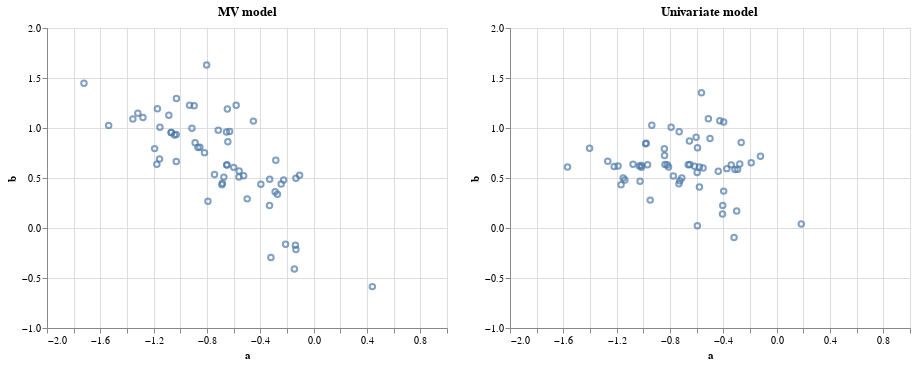

The notebook cell saved with this chart:
### Code cell
alt.Chart(mv_df).mark_point().encode(
    alt.X('a', scale=alt.Scale(domain=[-2,1])), 
    alt.Y('b', scale=alt.Scale(domain=[-1,2])), 
).properties(title='MV model') | alt.Chart(uni_df).mark_point().encode(
    alt.X('a', scale=alt.Scale(domain=[-2,1])), 
    alt.Y('b', scale=alt.Scale(domain=[-1,2])),
).properties(title="Univariate model")

### Figure 1 — Vega-Lite specification as saved in the notebook (floating-point values rounded to 4 significant figures)
{"config": {"view": {"continuousWidth": 400, "continuousHeight": 300}}, "hconcat": [{"data": {"name": "data-a7df272474343ed952b1d419b21071fb"}, "mark": "point", "encoding": {"x": {"field": "a", "scale": {"domain": [-2, 1]}, "type": "quantitative"}, "y": {"field": "b", "scale": {"domain": [-1, 2]}, "type": "quantitative"}}, "title": "MV model"}, {"data": {"name": "data-3fee9ac8deb9850b17b98a44f433c848"}, "mark": "point", "encoding": {"x": {"field": "a", "scale": {"domain": [-2, 1]}, "type": "quantitative"}, "y": {"field": "b", "scale": {"domain": [-1, 2]}, "type": "quantitative"}}, "title": "Univariate model"}], "$schema": "https://vega.github.io/schema/vega-lite/v4.17.0.json", "datasets": {"data-a7df272474343ed952b1d419b21071fb": [{"district": 0, "rural": 0.1815, "urban": 0.3767, "a": -1.537, "b": 1.026, "model": "multivariate"}, {"district": 1, "rural": 0.347, "urban": 0.495, "a": -0.6513, "b": 0.6288, "model": "multivariate"}, {"district": 2, "rural": 0.3571, "urban": 0.5752, "a": -0.6304, "b": 0.9647, "model": "multivariate"}, {"district": 3, "rural": 0.3152, "urban": 0.685, "a": -0.8025, "b": 1.63, "model": "multivariate"}, {"district": 4, "rural": 0.3458, "urban": 0.4958, "a": -0.651, "b": 0.6326, "model": "multivariate"}, {"district": 5, "rural": 0.2664, "urban": 0.5618, "a": -1.029, "b": 1.294, "model": "multivariate"}, {"district": 6, "rural": 0.3047, "urban": 0.4896, "a": -0.8532, "b": 0.8084, "model": "multivariate"}, {"district": 7, "rural": 0.3451, "urban": 0.5695, "a": -0.654, "b": 0.9595, "model": "multivariate"}, {"district": 8, "rural": 0.2923, "urban": 0.5197, "a": -0.9128, "b": 0.998, "model": "multivariate"}, {"district": 9, "rural": 0.2268, "urban": 0.4603, "a": -1.28, "b": 1.104, "model": "multivariate"}, {"district": 10, "rural": 0.1609, "urban": 0.439, "a": -1.723, "b": 1.448, "model": "multivariate"}, {"district": 11, "rural": 0.3383, "urban": 0.4404, "a": -0.6883, "b": 0.4323, "model": "multivariate"}, {"district": 12, "rural": 0.3819, "urban": 0.4513, "a": -0.4984, "b": 0.2913, "model": "multivariate"}, {"district": 13, "rural": 0.3632, "urban": 0.6548, "a": -0.5812, "b": 1.228, "model": "multivariate"}, {"district": 14, "rural": 0.3404, "urban": 0.4442, "a": -0.6846, "b": 0.4473, "model": "multivariate"}, {"district": 15, "rural": 0.4316, "urban": 0.5889, "a": -0.2841, "b": 0.6767, "model": "multivariate"}, {"district": 16, "rural": 0.3107, "urban": 0.4851, "a": -0.8188, "b": 0.7536, "model": "multivariate"}, {"district": 17, "rural": 0.2954, "urban": 0.4911, "a": -0.889, "b": 0.8519, "model": "multivariate"}, {"district": 18, "rural": 0.3329, "urban": 0.5606, "a": -0.7155, "b": 0.9787, "model": "multivariate"}, {"district": 19, "rural": 0.3682, "urban": 0.5026, "a": -0.5588, "b": 0.5693, "model": "multivariate"}, {"district": 20, "rural": 0.4238, "urban": 0.3606, "a": -0.3207, "b": -0.2947, "model": "multivariate"}, {"district": 21, "rural": 0.2625, "urban": 0.4742, "a": -1.068, "b": 0.9547, "model": "multivariate"}, {"district": 22, "rural": 0.3022, "urban": 0.4855, "a": -0.8677, "b": 0.8049, "model": "multivariate"}, {"district": 23, "rural": 0.2204, "urban": 0.4613, "a": -1.319, "b": 1.148, "model": "multivariate"}, {"district": 24, "rural": 0.4192, "urban": 0.4747, "a": -0.331, "b": 0.2256, "model": "multivariate"}, {"district": 25, "rural": 0.3595, "urban": 0.5012, "a": -0.5995, "b": 0.6063, "model": "multivariate"}, {"district": 26, "rural": 0.2099, "urban": 0.4378, "a": -1.356, "b": 1.09, "model": "multivariate"}, {"district": 27, "rural": 0.2666, "urban": 0.4156, "a": -1.031, "b": 0.6654, "model": "multivariate"}, {"district": 28, "rural": 0.2585, "urban": 0.5096, "a": -1.086, "b": 1.128, "model": "multivariate"}, {"district": 29, "rural": 0.3907, "urban": 0.6436, "a": -0.4523, "b": 1.069, "model": "multivariate"}, {"district": 30, "rural": 0.4046, "urban": 0.5096, "a": -0.3962, "b": 0.4365, "model": "multivariate"}, {"district": 31, "rural": 0.2612, "urban": 0.4739, "a": -1.069, "b": 0.9559, "model": "multivariate"}, {"district": 32, "rural": 0.2918, "urban": 0.5691, "a": -0.9307, "b": 1.228, "model": "multivariate"}, {"district": 33, "rural": 0.605, "urban": 0.4663, "a": 0.4402, "b": -0.5861, "model": "multivariate"}, {"district": 34, "rural": 0.4201, "urban": 0.5382, "a": -0.3299, "b": 0.488, "model": "multivariate"}, {"district": 35, "rural": 0.3434, "urban": 0.462, "a": -0.6737, "b": 0.5088, "model": "multivariate"}, {"district": 36, "rural": 0.431, "urban": 0.5169, "a": -0.2891, "b": 0.3635, "model": "multivariate"}, {"district": 37, "rural": 0.2474, "urban": 0.5046, "a": -1.172, "b": 1.192, "model": "multivariate"}, {"district": 38, "rural": 0.4343, "urban": 0.5149, "a": -0.2718, "b": 0.3365, "model": "multivariate"}, {"district": 39, "rural": 0.3683, "urban": 0.4879, "a": -0.5607, "b": 0.5109, "model": "multivariate"}, {"district": 40, "rural": 0.4677, "urban": 0.4219, "a": -0.133, "b": -0.2146, "model": "multivariate"}, {"district": 41, "rural": 0.4672, "urban": 0.4295, "a": -0.137, "b": -0.1723, "model": "multivariate"}, {"district": 42, "rural": 0.4454, "urban": 0.5612, "a": -0.225, "b": 0.4798, "model": "multivariate"}, {"district": 43, "rural": 0.266, "urban": 0.4741, "a": -1.044, "b": 0.9309, "model": "multivariate"}, {"district": 44, "rural": 0.2939, "urban": 0.5754, "a": -0.8962, "b": 1.222, "model": "multivariate"}, {"district": 45, "rural": 0.4739, "urban": 0.5992, "a": -0.1057, "b": 0.5273, "model": "multivariate"}, {"district": 46, "rural": 0.3765, "urban": 0.4997, "a": -0.5251, "b": 0.5233, "model": "multivariate"}, {"district": 47, "rural": 0.4409, "urban": 0.547, "a": -0.2436, "b": 0.4395, "model": "multivariate"}, {"district": 48, "rural": 0.2747, "urban": 0.4785, "a": -1.031, "b": 0.9352, "model": "multivariate"}, {"district": 49, "rural": 0.3486, "urban": 0.6226, "a": -0.6471, "b": 1.19, "model": "multivariate"}, {"district": 50, "rural": 0.3485, "urban": 0.5527, "a": -0.6437, "b": 0.8629, "model": "multivariate"}, {"district": 51, "rural": 0.4646, "urban": 0.37, "a": -0.1445, "b": -0.4093, "model": "multivariate"}, {"district": 52, "rural": 0.3322, "urban": 0.4498, "a": -0.7434, "b": 0.5345, "model": "multivariate"}, {"district": 53, "rural": 0.3236, "urban": 0.3798, "a": -0.7928, "b": 0.2664, "model": "multivariate"}, {"district": 54, "rural": 0.4676, "urban": 0.5874, "a": -0.1329, "b": 0.4976, "model": "multivariate"}, {"district": 55, "rural": 0.2395, "urban": 0.4088, "a": -1.193, "b": 0.7938, "model": "multivariate"}, {"district": 56, "rural": 0.4491, "urban": 0.4118, "a": -0.2105, "b": -0.1632, "model": "multivariate"}, {"district": 57, "rural": 0.2499, "urban": 0.467, "a": -1.153, "b": 1.007, "model": "multivariate"}, {"district": 58, "rural": 0.246, "urban": 0.3912, "a": -1.156, "b": 0.6903, "model": "multivariate"}, {"district": 59, "rural": 0.2411, "urban": 0.3746, "a": -1.176, "b": 0.6381, "model": "multivariate"}], "data-3fee9ac8deb9850b17b98a44f433c848": [{"district": 0, "rural": 0.2007, "urban": 0.3551, "a": -1.403, "b": 0.7983, "model": "univariate"}, {"district": 1, "rural": 0.3441, "urban": 0.4928, "a": -0.6632, "b": 0.632, "model": "univariate"}, {"district": 2, "rural": 0.3831, "urban": 0.5863, "a": -0.4999, "b": 0.8943, "model": "univariate"}, {"district": 3, "rural": 0.3657, "urban": 0.6761, "a": -0.5643, "b": 1.352, "model": "univariate"}, {"district": 4, "rural": 0.3454, "urban": 0.496, "a": -0.6514, "b": 0.6342, "model": "univariate"}, {"district": 5, "rural": 0.2843, "urban": 0.5206, "a": -0.9365, "b": 1.027, "model": "univariate"}, {"district": 6, "rural": 0.3107, "urban": 0.4574, "a": -0.8209, "b": 0.6325, "model": "univariate"}, {"district": 7, "rural": 0.3561, "urban": 0.5682, "a": -0.6038, "b": 0.9078, "model": "univariate"}, {"district": 8, "rural": 0.3058, "urban": 0.4882, "a": -0.8422, "b": 0.7934, "model": "univariate"}, {"district": 9, "rural": 0.2412, "urban": 0.3753, "a": -1.19, "b": 0.6198, "model": "univariate"}, {"district": 10, "rural": 0.1804, "urban": 0.2974, "a": -1.569, "b": 0.6095, "model": "univariate"}, {"district": 11, "rural": 0.3284, "urban": 0.4324, "a": -0.733, "b": 0.443, "model": "univariate"}, {"district": 12, "rural": 0.3625, "urban": 0.4604, "a": -0.5794, "b": 0.4102, "model": "univariate"}, {"district": 13, "rural": 0.3974, "urban": 0.6548, "a": -0.4264, "b": 1.073, "model": "univariate"}, {"district": 14, "rural": 0.3305, "urban": 0.4408, "a": -0.7264, "b": 0.4733, "model": "univariate"}, {"district": 15, "rural": 0.4356, "urban": 0.6306, "a": -0.2661, "b": 0.8552, "model": "univariate"}, {"district": 16, "rural": 0.3121, "urban": 0.4549, "a": -0.8108, "b": 0.609, "model": "univariate"}, {"district": 17, "rural": 0.3044, "urban": 0.4722, "a": -0.8412, "b": 0.7256, "model": "univariate"}, {"district": 18, "rural": 0.3457, "urban": 0.549, "a": -0.6542, "b": 0.869, "model": "univariate"}, {"district": 19, "rural": 0.3634, "urban": 0.507, "a": -0.5792, "b": 0.6106, "model": "univariate"}, {"district": 20, "rural": 0.36, "urban": 0.3708, "a": -0.5947, "b": 0.02251, "model": "univariate"}, {"district": 21, "rural": 0.2713, "urban": 0.4131, "a": -1.016, "b": 0.626, "model": "univariate"}, {"district": 22, "rural": 0.3077, "urban": 0.4543, "a": -0.8377, "b": 0.6348, "model": "univariate"}, {"district": 23, "rural": 0.2361, "urban": 0.3679, "a": -1.218, "b": 0.6156, "model": "univariate"}, {"district": 24, "rural": 0.4033, "urban": 0.4932, "a": -0.3974, "b": 0.3688, "model": "univariate"}, {"district": 25, "rural": 0.3551, "urban": 0.5002, "a": -0.6161, "b": 0.6172, "model": "univariate"}, {"district": 26, "rural": 0.2241, "urban": 0.3628, "a": -1.267, "b": 0.6666, "model": "univariate"}, {"district": 27, "rural": 0.2676, "urban": 0.3735, "a": -1.024, "b": 0.4667, "model": "univariate"}, {"district": 28, "rural": 0.2765, "urban": 0.4666, "a": -0.9824, "b": 0.8418, "model": "univariate"}, {"district": 29, "rural": 0.4034, "urban": 0.6534, "a": -0.3975, "b": 1.06, "model": "univariate"}, {"district": 30, "rural": 0.3944, "urban": 0.5309, "a": -0.4377, "b": 0.5681, "model": "univariate"}, {"district": 31, "rural": 0.2685, "urban": 0.4092, "a": -1.03, "b": 0.6207, "model": "univariate"}, {"district": 32, "rural": 0.3303, "urban": 0.5536, "a": -0.7312, "b": 0.9628, "model": "univariate"}, {"district": 33, "rural": 0.5447, "urban": 0.5532, "a": 0.1845, "b": 0.04007, "model": "univariate"}, {"district": 34, "rural": 0.4094, "urban": 0.5531, "a": -0.3736, "b": 0.5937, "model": "univariate"}, {"district": 35, "rural": 0.3337, "urban": 0.4521, "a": -0.7116, "b": 0.5012, "model": "univariate"}, {"district": 36, "rural": 0.4186, "urban": 0.5655, "a": -0.3402, "b": 0.6313, "model": "univariate"}, {"district": 37, "rural": 0.28, "urban": 0.4689, "a": -0.9788, "b": 0.8477, "model": "univariate"}, {"district": 38, "rural": 0.4242, "urban": 0.5622, "a": -0.3127, "b": 0.5841, "model": "univariate"}, {"district": 39, "rural": 0.3588, "urban": 0.49, "a": -0.5962, "b": 0.5552, "model": "univariate"}, {"district": 40, "rural": 0.4272, "urban": 0.4724, "a": -0.2999, "b": 0.171, "model": "univariate"}, {"district": 41, "rural": 0.4038, "urban": 0.4597, "a": -0.4044, "b": 0.2261, "model": "univariate"}, {"district": 42, "rural": 0.4326, "urban": 0.5864, "a": -0.2767, "b": 0.6389, "model": "univariate"}, {"district": 43, "rural": 0.271, "urban": 0.4093, "a": -1.014, "b": 0.6082, "model": "univariate"}, {"district": 44, "rural": 0.3152, "urban": 0.5491, "a": -0.7914, "b": 1.007, "model": "univariate"}, {"district": 45, "rural": 0.4699, "urban": 0.639, "a": -0.1216, "b": 0.7183, "model": "univariate"}, {"district": 46, "rural": 0.3696, "urban": 0.5114, "a": -0.5514, "b": 0.6007, "model": "univariate"}, {"district": 47, "rural": 0.4288, "urban": 0.5701, "a": -0.2929, "b": 0.5862, "model": "univariate"}, {"district": 48, "rural": 0.2846, "urban": 0.4266, "a": -0.9681, "b": 0.6324, "model": "univariate"}, {"district": 49, "rural": 0.3782, "urban": 0.6281, "a": -0.5121, "b": 1.091, "model": "univariate"}, {"district": 50, "rural": 0.3588, "urban": 0.5499, "a": -0.5941, "b": 0.8026, "model": "univariate"}, {"district": 51, "rural": 0.422, "urban": 0.4025, "a": -0.3195, "b": -0.09453, "model": "univariate"}, {"district": 52, "rural": 0.3216, "urban": 0.4392, "a": -0.7747, "b": 0.5209, "model": "univariate"}, {"district": 53, "rural": 0.2876, "urban": 0.3505, "a": -0.9485, "b": 0.2788, "model": "univariate"}, {"district": 54, "rural": 0.4534, "urban": 0.61, "a": -0.1909, "b": 0.6532, "model": "univariate"}, {"district": 55, "rural": 0.2461, "urban": 0.3537, "a": -1.151, "b": 0.5008, "model": "univariate"}, {"district": 56, "rural": 0.4021, "urban": 0.4374, "a": -0.4062, "b": 0.141, "model": "univariate"}, {"district": 57, "rural": 0.2621, "urban": 0.4022, "a": -1.077, "b": 0.6367, "model": "univariate"}, {"district": 58, "rural": 0.2474, "urban": 0.3486, "a": -1.138, "b": 0.4805, "model": "univariate"}, {"district": 59, "rural": 0.2418, "urban": 0.3324, "a": -1.167, "b": 0.4333, "model": "univariate"}]}}
